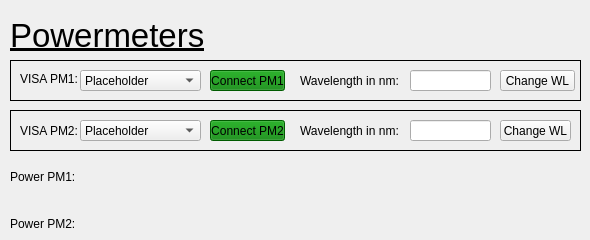
    <widget class="QWidget" name="tab_2">
     <attribute name="title">
      <string>Powermeter</string>
     </attribute>
     <widget class="QWidget" name="verticalLayoutWidget_10">
      <property name="geometry">
       <rect>
        <x>10</x>
        <y>170</y>
        <width>211</width>
        <height>61</height>
       </rect>
      </property>
      <layout class="QVBoxLayout" name="verticalLayout_16">
       <item>
        <widget class="QLabel" name="pm_label_power1">
         <property name="text">
          <string>Power PM1:</string>
         </property>
        </widget>
       </item>
       <item>
        <spacer name="verticalSpacer_2">
         <property name="orientation">
          <enum>Qt::Vertical</enum>
         </property>
         <property name="sizeHint" stdset="0">
          <size>
           <width>20</width>
           <height>40</height>
          </size>
         </property>
        </spacer>
       </item>
       <item>
        <widget class="QLabel" name="pm_label_power2">
         <property name="text">
          <string>Power PM2:</string>
         </property>
        </widget>
       </item>
      </layout>
     </widget>
     <widget class="QFrame" name="frame_4">
      <property name="geometry">
       <rect>
        <x>10</x>
        <y>60</y>
        <width>571</width>
        <height>41</height>
       </rect>
      </property>
      <property name="frameShape">
       <enum>QFrame::Box</enum>
      </property>
      <property name="frameShadow">
       <enum>QFrame::Plain</enum>
      </property>
      <widget class="QLabel" name="label_29">
       <property name="geometry">
        <rect>
         <x>10</x>
         <y>8</y>
         <width>61</width>
         <height>21</height>
        </rect>
       </property>
       <property name="text">
        <string>VISA PM1:</string>
       </property>
      </widget>
      <widget class="QComboBox" name="pm_comboBox_visaResources1">
       <property name="geometry">
        <rect>
         <x>70</x>
         <y>10</y>
         <width>121</width>
         <height>21</height>
        </rect>
       </property>
       <item>
        <property name="text">
         <string>Placeholder</string>
        </property>
       </item>
      </widget>
      <widget class="QPushButton" name="pm_button_connectPM1">
       <property name="geometry">
        <rect>
         <x>200</x>
         <y>10</y>
         <width>75</width>
         <height>21</height>
        </rect>
       </property>
       <property name="styleSheet">
        <string notr="true">background-color: green</string>
       </property>
       <property name="text">
        <string>Connect PM1</string>
       </property>
       <property name="checkable">
        <bool>true</bool>
       </property>
      </widget>
      <widget class="QPushButton" name="pm_button_changeWL1">
       <property name="geometry">
        <rect>
         <x>490</x>
         <y>10</y>
         <width>75</width>
         <height>21</height>
        </rect>
       </property>
       <property name="text">
        <string>Change WL</string>
       </property>
      </widget>
      <widget class="QLineEdit" name="pm_lineEdit_enterWL1">
       <property name="geometry">
        <rect>
         <x>400</x>
         <y>10</y>
         <width>81</width>
         <height>21</height>
        </rect>
       </property>
      </widget>
      <widget class="QLabel" name="label_30">
       <property name="geometry">
        <rect>
         <x>290</x>
         <y>10</y>
         <width>101</width>
         <height>21</height>
        </rect>
       </property>
       <property name="text">
        <string>Wavelength in nm:</string>
       </property>
      </widget>
     </widget>
     <widget class="QFrame" name="frame_5">
      <property name="geometry">
       <rect>
        <x>10</x>
        <y>110</y>
        <width>571</width>
        <height>41</height>
       </rect>
      </property>
      <property name="frameShape">
       <enum>QFrame::Box</enum>
      </property>
      <property name="frameShadow">
       <enum>QFrame::Plain</enum>
      </property>
      <widget class="QLabel" name="label_32">
       <property name="geometry">
        <rect>
         <x>10</x>
         <y>10</y>
         <width>61</width>
         <height>21</height>
        </rect>
       </property>
       <property name="text">
        <string>VISA PM2:</string>
       </property>
      </widget>
      <widget class="QComboBox" name="pm_comboBox_visaResources2">
       <property name="geometry">
        <rect>
         <x>70</x>
         <y>10</y>
         <width>121</width>
         <height>21</height>
        </rect>
       </property>
       <item>
        <property name="text">
         <string>Placeholder</string>
        </property>
       </item>
      </widget>
      <widget class="QPushButton" name="pm_button_connectPM2">
       <property name="geometry">
        <rect>
         <x>200</x>
         <y>10</y>
         <width>75</width>
         <height>21</height>
        </rect>
       </property>
       <property name="styleSheet">
        <string notr="true">background-color: green</string>
       </property>
       <property name="text">
        <string>Connect PM2</string>
       </property>
       <property name="checkable">
        <bool>true</bool>
       </property>
      </widget>
      <widget class="QLabel" name="label_31">
       <property name="geometry">
        <rect>
         <x>290</x>
         <y>10</y>
         <width>101</width>
         <height>21</height>
        </rect>
       </property>
       <property name="text">
        <string>Wavelength in nm:</string>
       </property>
      </widget>
      <widget class="QLineEdit" name="pm_lineEdit_enterWL2">
       <property name="geometry">
        <rect>
         <x>400</x>
         <y>10</y>
         <width>81</width>
         <height>21</height>
        </rect>
       </property>
      </widget>
      <widget class="QPushButton" name="pm_button_changeWL2">
       <property name="geometry">
        <rect>
         <x>490</x>
         <y>10</y>
         <width>71</width>
         <height>21</height>
        </rect>
       </property>
       <property name="text">
        <string>Change WL</string>
       </property>
      </widget>
     </widget>
     <widget class="QLabel" name="label_18">
      <property name="geometry">
       <rect>
        <x>10</x>
        <y>20</y>
        <width>471</width>
        <height>31</height>
       </rect>
      </property>
      <property name="font">
       <font>
        <pointsize>25</pointsize>
        <weight>50</weight>
        <italic>false</italic>
        <bold>false</bold>
        <underline>true</underline>
       </font>
      </property>
      <property name="text">
       <string>Powermeters</string>
      </property>
      <property name="alignment">
       <set>Qt::AlignLeading|Qt::AlignLeft|Qt::AlignVCenter</set>
      </property>
     </widget>
    </widget>
